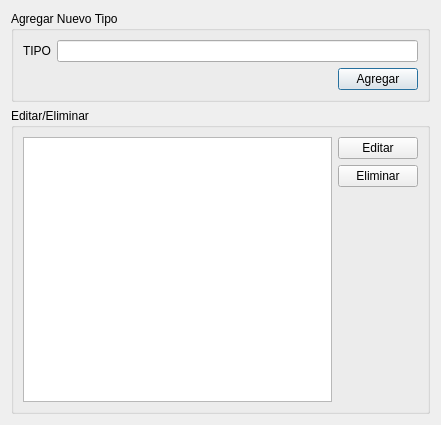
<?xml version="1.0" encoding="UTF-8"?>
<ui version="4.0">
 <class>VtnAgregarItems</class>
 <widget class="QDialog" name="VtnAgregarItems">
  <property name="geometry">
   <rect>
    <x>0</x>
    <y>0</y>
    <width>441</width>
    <height>425</height>
   </rect>
  </property>
  <property name="windowTitle">
   <string>Configurar Items</string>
  </property>
  <layout class="QVBoxLayout" name="verticalLayout_3">
   <item>
    <widget class="QGroupBox" name="groupBox">
     <property name="title">
      <string>Agregar Nuevo Tipo</string>
     </property>
     <layout class="QVBoxLayout" name="verticalLayout">
      <item>
       <layout class="QHBoxLayout" name="horizontalLayout">
        <item>
         <widget class="QLabel" name="label">
          <property name="text">
           <string>TIPO</string>
          </property>
         </widget>
        </item>
        <item>
         <widget class="QLineEdit" name="item"/>
        </item>
       </layout>
      </item>
      <item>
       <layout class="QHBoxLayout" name="horizontalLayout_2">
        <item>
         <spacer name="horizontalSpacer">
          <property name="orientation">
           <enum>Qt::Horizontal</enum>
          </property>
          <property name="sizeHint" stdset="0">
           <size>
            <width>40</width>
            <height>20</height>
           </size>
          </property>
         </spacer>
        </item>
        <item>
         <widget class="QPushButton" name="agregar">
          <property name="text">
           <string>Agregar</string>
          </property>
         </widget>
        </item>
       </layout>
      </item>
     </layout>
    </widget>
   </item>
   <item>
    <widget class="QGroupBox" name="groupBox_2">
     <property name="title">
      <string>Editar/Eliminar</string>
     </property>
     <layout class="QVBoxLayout" name="verticalLayout_4">
      <item>
       <layout class="QHBoxLayout" name="horizontalLayout_3">
        <item>
         <widget class="QTableWidget" name="tabla"/>
        </item>
        <item>
         <layout class="QVBoxLayout" name="verticalLayout_2">
          <item>
           <widget class="QPushButton" name="editar">
            <property name="text">
             <string>Editar</string>
            </property>
           </widget>
          </item>
          <item>
           <widget class="QPushButton" name="eliminar">
            <property name="text">
             <string>Eliminar</string>
            </property>
           </widget>
          </item>
          <item>
           <spacer name="verticalSpacer">
            <property name="orientation">
             <enum>Qt::Vertical</enum>
            </property>
            <property name="sizeHint" stdset="0">
             <size>
              <width>20</width>
              <height>40</height>
             </size>
            </property>
           </spacer>
          </item>
         </layout>
        </item>
       </layout>
      </item>
     </layout>
    </widget>
   </item>
  </layout>
 </widget>
 <resources/>
 <connections/>
</ui>
